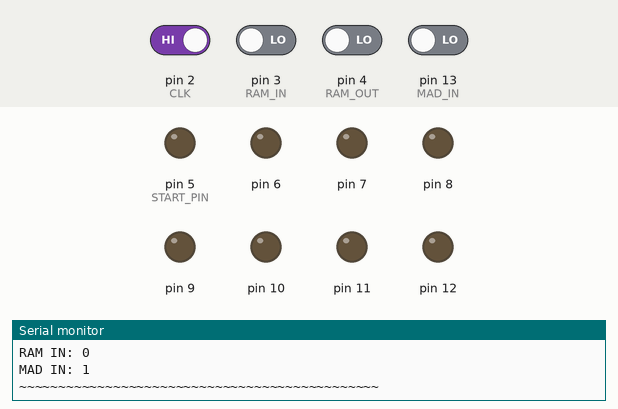
Simulated run of this sketch. Board: Arduino Uno, built with avr-gcc and run on an emulated ATmega328P. On the bench: output pins drawn as LEDs (lit = HIGH), the last lines printed to the serial monitor. The inputs (shaded band) are chosen by the test bench; at power-on: pin 2 (CLK) HIGH, pin 3 (RAM_IN), pin 4 (RAM_OUT), pin 13 (MAD_IN) LOW.

Above: at 1.2 s.
1.3 s: pin 13 (MAD_IN) driven HIGH
At 2.5 s:
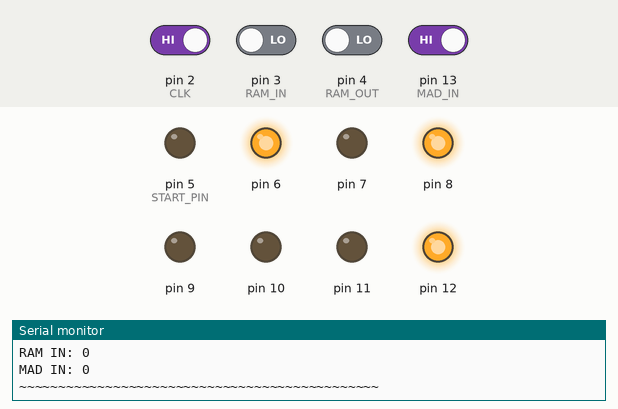
2.8 s: pin 2 (CLK) driven LOW
4.3 s: pin 3 (RAM_IN) driven HIGH
5.8 s: pin 4 (RAM_OUT) driven HIGH
Timing chart, 0 to 8.3 s (numbered marks = the images above; inputs shaded):
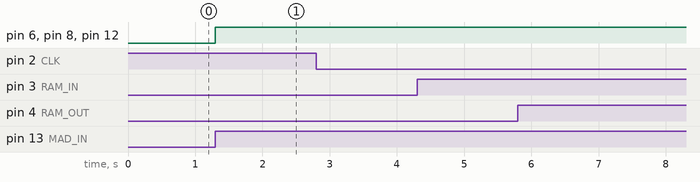

The sketch:

main.ino
```cpp
#define CLK 2 //inverted
#define RAM_IN 3
#define RAM_OUT 4 //inverted
#define MAD_IN 13

#define START_PIN 5
//bits go left to right (5 to 12)

bool memory[16][8] ={
  {0,1,0,1, 0,0,0,1}, //LDI 1
  {0,1,0,0, 1,1,1,0}, //STA Y
  {0,1,0,1, 0,0,0,0}, //LDI 0
  {1,1,1,0, 0,0,0,0}, //OUT
  {0,0,1,0, 1,1,1,0}, //ADD Y
  {0,1,0,0, 1,1,1,1}, //STA Z
  {0,0,0,1, 1,1,1,0}, //LDA Y //cache new y into old y
  {0,1,0,0, 1,1,0,1}, //STA X
  {0,0,0,1, 1,1,1,1}, //LDA Z
  {0,1,0,0, 1,1,1,0}, //STA Y
  {0,0,0,1, 1,1,0,1}, //LDA X
  {0,1,1,1, 0,0,0,0}, //JC 0
  {0,1,1,0, 0,0,1,1}, //JMP 3
  {0,0,0,0, 0,0,0,0}, //X
  {0,0,0,0, 0,0,0,0}, //Y
  {0,0,0,0, 0,0,0,0}  //Z
};
int pointer = 0;
bool strClk = 0;
int deltaClk = 0;
int busSplit =  3;


void setup() {
// put your setup code here, to run once:
    pinMode(CLK, INPUT);
    pinMode(RAM_IN, INPUT);
    pinMode(RAM_OUT, INPUT);
    pinMode(MAD_IN, INPUT);
    Serial.print(memory[0][0]);

    for (int i = 0 ; i < 8 ; i++){
      pinMode(START_PIN + i , INPUT);
    }

    Serial.begin(9600);

}

void loop() {

  //read and invert pins
  bool clock = 1-digitalRead(CLK);
  bool ramOut = 1-digitalRead(RAM_OUT);
  bool ramIn = digitalRead(RAM_IN);
  bool madIn = 1-digitalRead(MAD_IN);

  if (millis()%2000 == 0){
    Serial.println(millis()/2000);
    Serial.print("Clock: ");
    Serial.println(clock);
    Serial.print("RAM OUT: ");
    Serial.println(ramOut);
    Serial.print("RAM IN: ");
    Serial.println(ramIn);
    Serial.print("MAD IN: ");
    Serial.println(madIn);
    Serial.println("~~~~~~~~~~~~~~~~~~~~~~~~~~~~~~~~~~~~~~~~~~~~~~");
  }
  //1 means rising edge, -1 means falling edge
  deltaClk = clock-strClk;
  strClk = clock;


  //mad in and ram out creates a special case
  if(ramOut && !madIn){
    //allow outputting to the bus
    for (int i = 0 ; i < 8 ; i++){
      pinMode(START_PIN + i , OUTPUT);
    }
    //write to the bus
    for (int i = 0 ; i < 8 ; i++){
      digitalWrite(START_PIN + i, memory[pointer][i]);
    }

  }
  else{
    //put pins back in high impedence to prevent short circuits
    for (int i = 0 ; i < 8 ; i++){
      pinMode(START_PIN + i , INPUT);
    }
  }

  //MAD IN and RAM IN should never be called at the same time, so no error  detection (we ball)


  //set mad in on falling edge
  if(madIn && deltaClk == -1){
    //loading from itself
    if(ramOut){
      int buffer;
      for (int i = busSplit ; i < 8 ; i++){
        //shift bits and add new bit from array
        buffer << 1;
        buffer += memory[pointer][i];
      }
    }
    //standard loading
    else{
      for (int i = 0 ; i < 8 ; i++){
        pinMode(START_PIN + i , INPUT);
      }
      int buffer = 0;
      //read from left to right, starting from the bus split.
      for (int i = busSplit ; i < 8 ; i++){
        //shift bits and add new bit from bus
        buffer << 1;
        buffer += digitalRead(START_PIN + i);
      }
      pointer = buffer;
    }
  }

}
```

Measured:
- after the input at 1.3 s, pin 6, pin 8, pin 12: LOW → HIGH at once
- after the input at 4.3 s, every drawn part: stays the same
